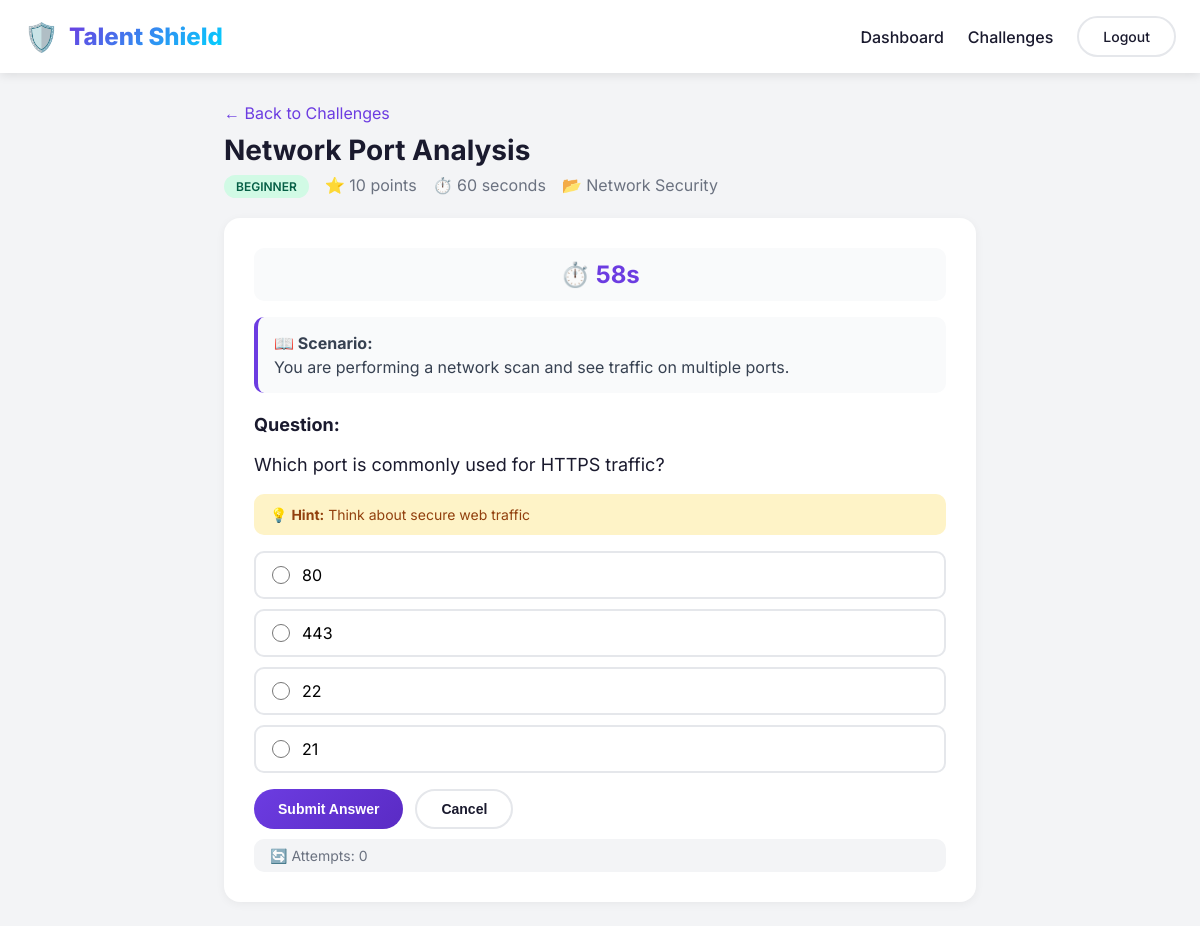
Screenshot of /challenge/2/ (signed in) with the database file from the repository.
### gamification/models.py (models this page shows, shortened)
class Challenge(models.Model):
    DIFFICULTY_LEVELS = (
        ('beginner', 'Beginner'),
        ('intermediate', 'Intermediate'),
        ('advanced', 'Advanced'),
        ('expert', 'Expert'),
    )
    CATEGORIES = (
        ('network_security', 'Network Security'),
        ('web_security', 'Web Security'),
        ('cryptography', 'Cryptography'),
        ('incident_response', 'Incident Response'),
        ('threat_analysis', 'Threat Analysis'),
        ('ethical_hacking', 'Ethical Hacking'),
        ('forensics', 'Digital Forensics'),
        ('compliance', 'Compliance & Risk'),
    )
    title = models.CharField(max_length=200)
    description = models.TextField()
    category = models.CharField(max_length=50, choices=CATEGORIES)
    difficulty = models.CharField(max_length=20, choices=DIFFICULTY_LEVELS)
    question = models.TextField()
    scenario = models.TextField(blank=True)
    options = models.JSONField(default=list, blank=True)
    correct_answer = models.TextField()
    answer_type = models.CharField(max_length=20, default='text')
    hints = models.JSONField(default=list, blank=True)
    points = models.IntegerField(default=10)
    time_limit_seconds = models.IntegerField(default=300)
    created_at = models.DateTimeField(auto_now_add=True)
    updated_at = models.DateTimeField(auto_now=True)
    is_active = models.BooleanField(default=True)
    class Meta:
        ordering = ['difficulty', 'category']

### gamification/views.py (the view)
# urls.py: path('challenge/<int:challenge_id>/', views.challenge_detail, name='challenge_detail'),
@login_required
def challenge_detail(request, challenge_id):
    if request.user.user_type != 'candidate':
        messages.info(request, 'Challenges are for candidates only.')
        return redirect('job_list')
    challenge = get_object_or_404(Challenge, id=challenge_id, is_active=True)
    already_passed = ChallengeAttempt.objects.filter(
        candidate=request.user,
        challenge=challenge,
        is_correct=True
    ).exists()
    if already_passed:
        return JsonResponse({'error': 'Challenge already completed'}, status=400)
    return render(request, 'gamification/challenge_detail.html', {
        'challenge': challenge
    })

### templates/gamification/challenge_detail.html (shortened to what this page needs)
<!DOCTYPE html>
<html lang="en">
<head>
    {% load static %}
</head>
<body>
    <nav class="navbar">
        <div class="container" style="max-width:1200px;">
            <div class="nav-brand">
                <span class="logo">🛡️</span>
                <span class="brand-name">Talent Shield</span>
            </div>
            <div class="nav-links">
                <a href="/dashboard/">Dashboard</a>
                <a href="/challenges/">Challenges</a>
                <a href="{% url 'logout' %}" class="btn btn-outline">Logout</a>
            </div>
        </div>
    </nav>
    <div class="container">
        <div class="page-header">
            <a href="/challenges/" class="back-link">← Back to Challenges</a>
            <h1>{{ challenge.title }}</h1>
            <div class="meta">
                <span class="difficulty difficulty-{{ challenge.difficulty }}">
                    {{ challenge.get_difficulty_display }}
                </span>
                <span style="color:#6B7280;">⭐ {{ challenge.points }} points</span>
                <span style="color:#6B7280;">⏱️ {{ challenge.time_limit_seconds }} seconds</span>
                <span style="color:#6B7280;">📂 {{ challenge.get_category_display }}</span>
            </div>
        </div>
        <div class="challenge-box">
            <div class="timer" id="timer">⏱️ {{ challenge.time_limit_seconds }}s</div>
            {% if challenge.scenario %}
                <div class="scenario">
                    <strong>📖 Scenario:</strong>
                    <p style="margin-top:4px;">{{ challenge.scenario }}</p>
                </div>
            {% endif %}
            <div class="question">
                <strong>Question:</strong>
                <p style="margin-top:8px;">{{ challenge.question }}</p>
            </div>
            {% if challenge.hints %}
                <div class="hint">
                    💡 <strong>Hint:</strong> {{ challenge.hints.0 }}
                </div>
            {% endif %}
            <form id="challenge-form">
                {% if challenge.answer_type == 'multiple_choice' %}
                    <div class="options" id="options-container">
                        {% for option in challenge.options %}
                            <label>
                                <input type="radio" name="answer" value="{{ option }}">
                                {{ option }}
                            </label>
                        {% endfor %}
                    </div>
                {% else %}
                    <div class="text-answer">
                        <label for="answer"><strong>Your Answer:</strong></label>
                        <textarea id="answer" name="answer" placeholder="Type your answer here..."></textarea>
                    </div>
                {% endif %}
                <div class="submit-area">
                    <button type="submit" class="btn btn-primary" id="submit-btn">Submit Answer</button>
                    <button type="button" class="btn btn-outline" onclick="window.location.href='/challenges/'">Cancel</button>
                </div>
            </form>
            <div class="attempts-info" id="attempts-info">
                🔄 Attempts: <span id="attempt-count">0</span>
            </div>
        </div>
    </div>
</body>
</html>

### templates/gamification/challenge_detail.html (style rules this page uses)
* { margin: 0; padding: 0; box-sizing: border-box; }
body { font-family: 'Inter', sans-serif; background: #F3F4F6; }
.navbar { background: white; padding: 16px 0; box-shadow: 0 2px 10px rgba(0,0,0,0.1); }
.container { max-width: 800px; margin: 0 auto; padding: 0 24px; }
.navbar .container { max-width: 1200px; display: flex; justify-content: space-between; align-items: center; }
.nav-brand { display: flex; align-items: center; gap: 10px; font-size: 24px; font-weight: 800; }
.nav-brand .logo { font-size: 28px; }
.nav-brand .brand-name { background: linear-gradient(135deg, #6C3CE1, #00D4FF); -webkit-background-clip: text; -webkit-text-fill-color: transparent; }
.nav-links { display: flex; align-items: center; gap: 24px; }
.nav-links a { text-decoration: none; color: #1A1A2E; font-weight: 500; }
.btn { display: inline-block; padding: 10px 24px; border: none; border-radius: 50px; font-weight: 600; font-size: 14px; text-decoration: none; cursor: pointer; transition: all 0.3s ease; }
.btn-primary { background: linear-gradient(135deg, #6C3CE1, #5A2BC4); color: white; }
.btn-outline { background: transparent; color: #1A1A2E; border: 2px solid #E5E7EB; }
.page-header { padding: 30px 0 20px; }
.page-header h1 { font-size: 28px; color: #1A1A2E; }
.page-header .meta { display: flex; gap: 16px; margin-top: 8px; flex-wrap: wrap; }
.difficulty { display: inline-block; padding: 4px 12px; border-radius: 50px; font-size: 12px; font-weight: 600; text-transform: uppercase; }
.difficulty-beginner { background: #D1FAE5; color: #065F46; }
.back-link { color: #6C3CE1; text-decoration: none; display: inline-block; margin-bottom: 10px; }
.challenge-box { background: white; border-radius: 16px; padding: 30px; box-shadow: 0 2px 10px rgba(0,0,0,0.05); margin-bottom: 24px; }
.challenge-box .question { font-size: 18px; line-height: 1.8; color: #1A1A2E; }
.challenge-box .scenario { background: #F9FAFB; padding: 16px; border-radius: 10px; margin: 16px 0; border-left: 4px solid #6C3CE1; color: #374151; }
.challenge-box .hint { background: #FEF3C7; padding: 12px 16px; border-radius: 10px; margin: 12px 0; color: #92400E; font-size: 14px; }
.timer { font-size: 24px; font-weight: 700; color: #6C3CE1; text-align: center; padding: 12px; background: #F9FAFB; border-radius: 10px; margin-bottom: 16px; }
.options { display: flex; flex-direction: column; gap: 10px; margin: 16px 0; }
.options label { display: flex; align-items: center; gap: 12px; padding: 12px 16px; border: 2px solid #E5E7EB; border-radius: 10px; cursor: pointer; transition: border-color 0.3s; }
.options input[type="radio"] { width: 18px; height: 18px; }
.submit-area { display: flex; gap: 12px; margin-top: 16px; flex-wrap: wrap; }
.attempts-info { background: #F3F4F6; padding: 8px 16px; border-radius: 10px; margin-top: 10px; font-size: 14px; color: #6B7280; }

### rows the page displays
Challenge: title "Network Port Analysis", difficulty "BEGINNER", points "10", time_limit_seconds "60", category "Network Security", scenario "You are performing a network scan and see traffic on multiple ports.", question "Which port is commonly used for HTTPS traffic?", hints.0 "Think about secure web traffic"

### other values shown
{{ option }} "80" "443" "22" "21"
